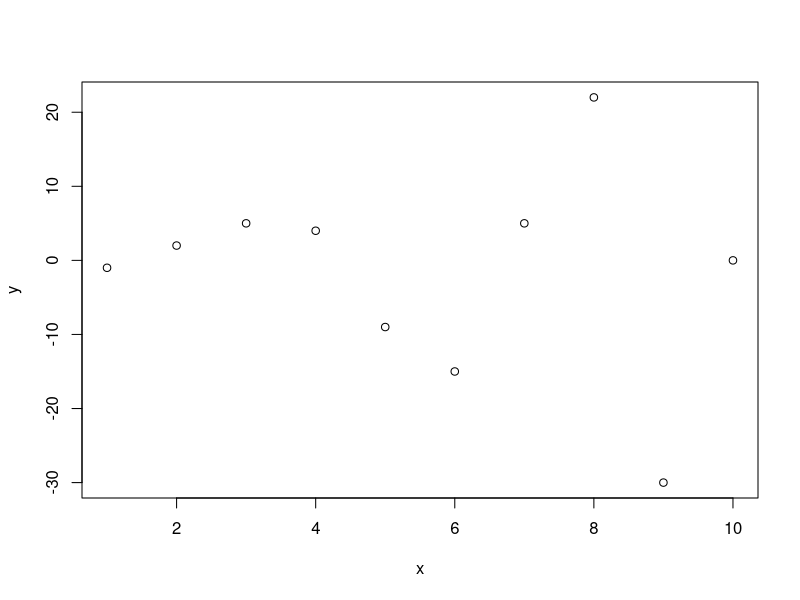
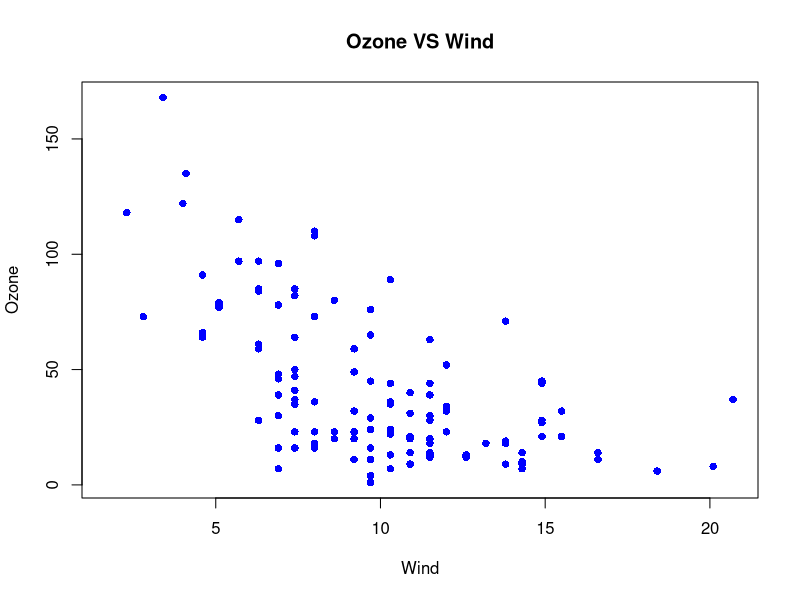
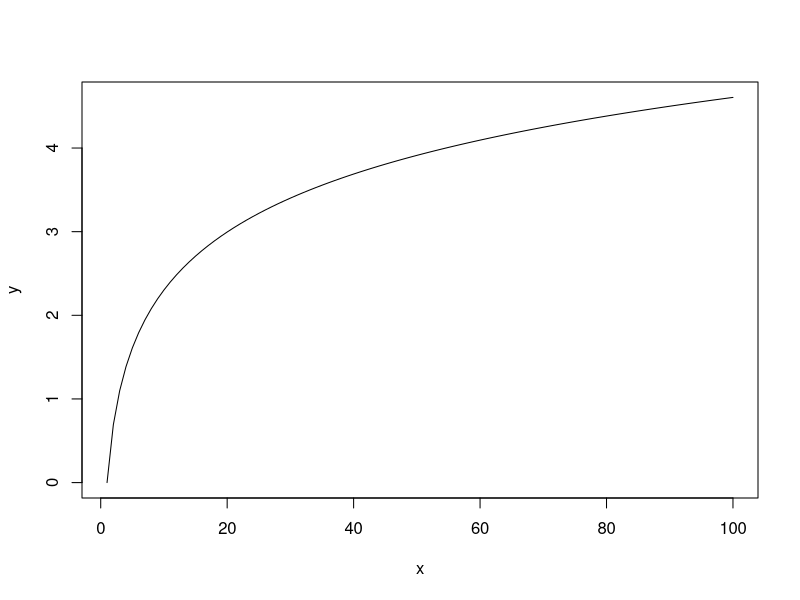
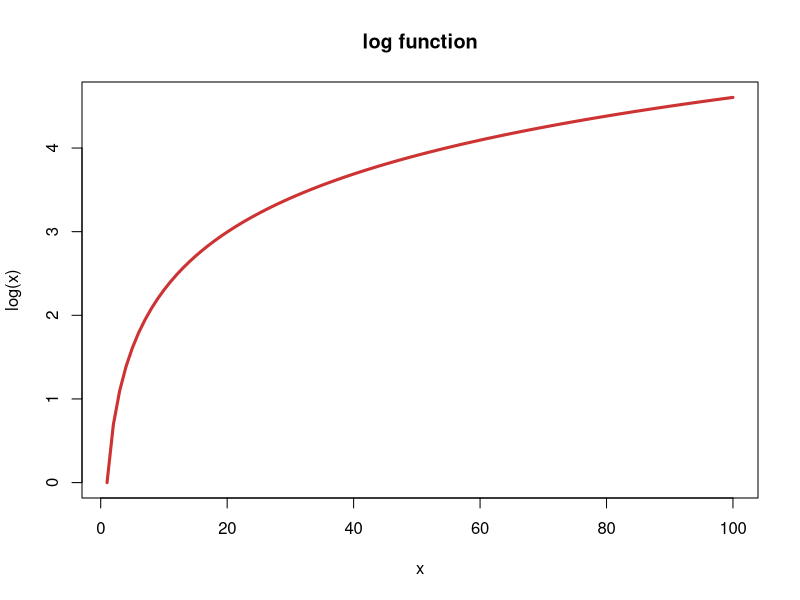
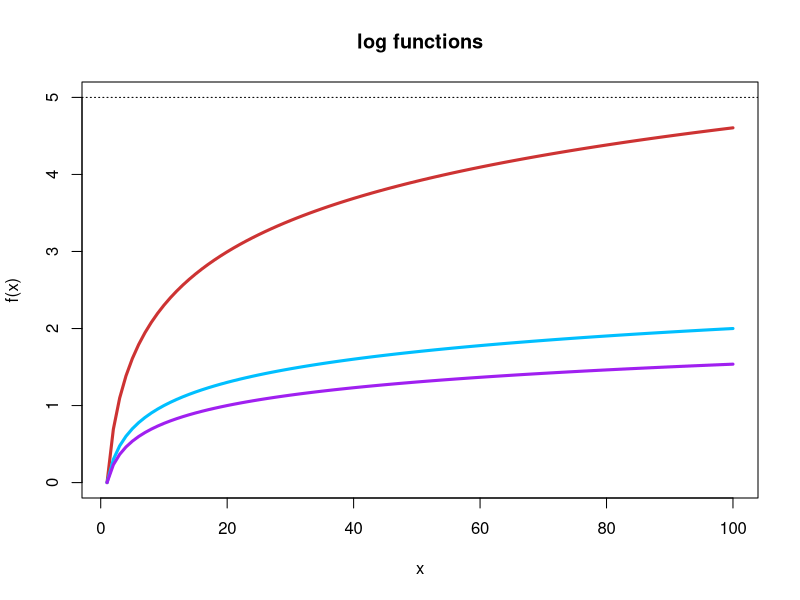
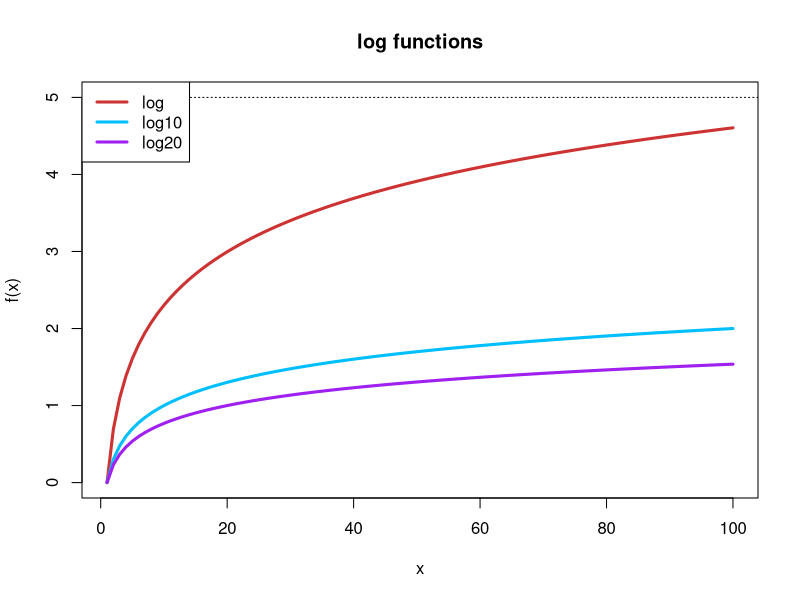
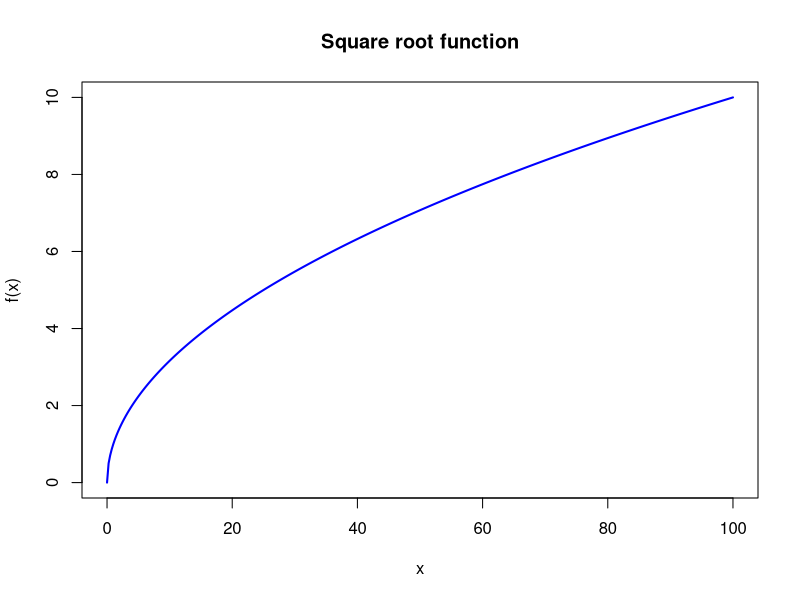
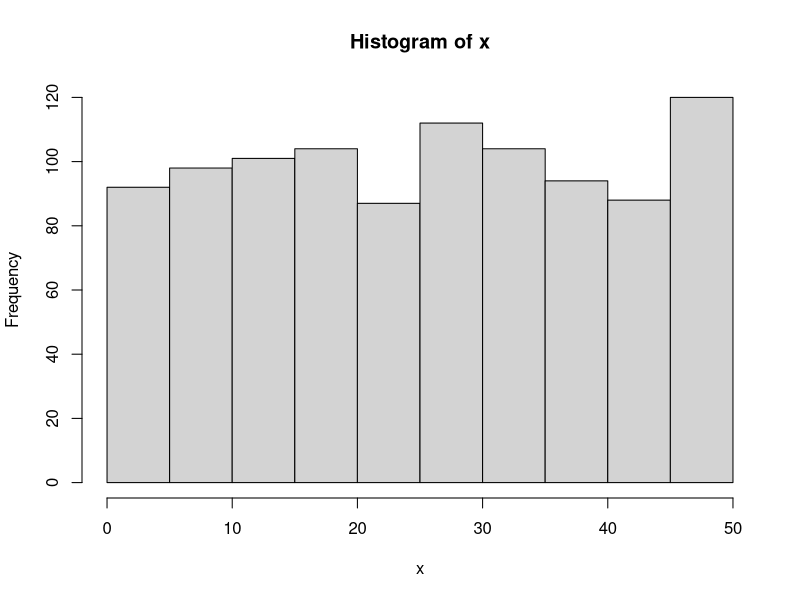

Generate these figures, in order, with R:
# Scatterplots 

# simple scatterplot
x <- 1:10
y <- c(-1,2,5,4,-9,-15,5,22,-30,0)
plot(x,y)

library(datasets)

# add labels, real data
plot(x = airquality$Wind,
     y = airquality$Ozone,
     col = "blue",
     main = "Ozone VS Wind",
     xlab = "Wind",
     ylab = "Ozone",
     pch = 16)

# clear graphics
graphics.off()

# Line charts 

# simple line chart
x <- 1:100
y <- log(x)
plot(x,y,type = "l")

# add labels
plot(x,y,
     type = "l",
     xlab = "x",
     ylab = "log(x)",
     main = "log function",
     lwd = 3,
     col = "brown3")

# multiple lines 
z <- log10(x)
w <- log(x, base = 20)

plot(x,y,
     type = "l",
     xlab = "x",
     ylab = "f(x)",
     main = "log functions",
     lwd = 3,
     col = "brown3",
     ylim = c(0,5))
lines(x,z,
      lwd = 3,
      col = "deepskyblue")
lines(x,w,
      lwd = 3,
      col = "purple")
abline(h = 5,
       lwd = 1,
       col = "black",
       lty = 3)

# add legend
plot(x,y,
     type = "l",
     xlab = "x",
     ylab = "f(x)",
     main = "log functions",
     lwd = 3,
     col = "brown3",
     ylim = c(0,5))
lines(x,z,
      lwd = 3,
      col = "deepskyblue")
lines(x,w,
      lwd = 3,
      col = "purple")
abline(h = 5,
       lwd = 1,
       col = "black",
       lty = 3)
legend("topleft", 
       col = c("brown3", "deepskyblue", "purple"),
       lty = c(1,1,1), lwd = c(3,3,3),
       legend = c("log", "log10", "log20"))


# Code challenge
# Module 5: Data Visualisation in R
# Line chart

# Solution:

# We would like to create a simple line chart showing how f(x) is depended of x in a square root function.

# Use R to execute the steps given below:
# 1) Generate vector "x" as a sequence between 0 and 100 with a step size 0.25 (hint use seq() function).
x <- seq(from = 0, to = 100, by = .25)

# 2) Calculate vector "y" as a square root of "x" (hint: use function sqrt())
y <- sqrt(x)

# 3) Now plot the square root function as a line chart. Inside plot() consider the following:
#   - on x axis use "x" vector
#   - on y axis use "y" vector
#   - use line not points for drawing
#   - line width should be 2
#   - line color should be "blue"
#   - on x axis label write "x"
#   - on y axis label write "f(x)"
#   - for the title of the plot write "Square root function"
plot(x = x, 
     y = y, 
     type = "l", 
     lwd = 2, 
     col = "blue", 
     xlab = "x", 
     ylab = "f(x)", 
     main = "Square root function")


# Histograms & density plots

# simple histogram

set.seed("1234")
x <- runif(n = 1000, min = 0, max = 50)  # generate some random numbers
hist(x)

# add colors and labels
x <- rnorm(n = 1000, mean = 0, sd = 1)
hist(x = x,
     main = "Normal distribution N(0,1)",
     col = "deepskyblue2",
     border = "red",
     breaks = 30, 
     freq = F)

# draw density plot
d <- density(x)
plot(d, 
     main = "Density plot", 
     frame = F, 
     col = "brown1", 
     lwd = 2)

# combine histogram and density plot
hist(x = x,
     main = "Normal distribution N(0,1)",
     col = "deepskyblue2",
     border = "black",
     breaks = 30, 
     freq = F)
lines(d, 
      col = "brown1", 
      lwd = 2)

graphics.off()

# Code challenge
# Module 5: Data Visualisation in R
# Histogram

# Solution:

# Instructions:

# First run the code below to generate values ("x") from selected Gaussian distribution.
x <- rnorm(n = 1000, mean = 0, sd = 1) 

# Use R to execute the steps given below:
# 1) Visualize the distribution of variable "x" using histogram plot.
# 2) When drawing histogram consider the following:
#   - number of bins or breaks should be 60
#   - bin color should be "red"
#   - border color of bins should be "black"
#   - on x axis label write "x"
#   - on y axis label write "Frequency"
#   - for the title of the plot write "Gaussian distribution - histogram"
hist(x = x, 
     breaks = 60, 
     col = "red", 
     border = "black", 
     xlab = "x", 
     ylab = "Frequency", 
     main = "Gaussian distribution - histogram")

# Box plots

# simple box plot
x <- rnorm(n = 1000, mean = 10, sd = 5)
boxplot(x)

# add real data, labels
boxplot(formula = mpg~cyl,
        data = mtcars,
        main = "Box plot",
        xlab = "Number of cylinders (cyl)",
        ylab = "Miles per gallon (mpg)")

# Bar charts

# simple bar chart
counts <- table(mtcars$cyl)
barplot(counts)

# create stacked bar chart
counts <- table(mtcars$vs, mtcars$cyl)
barplot(counts, 
        main="Car distribution by cylinders and VS",
        xlab="Number of cylinders", 
        ylab = "Frequency",
        col=c("deepskyblue","brown1"),
        legend = rownames(counts))

# create grouped bar chart
barplot(counts, 
        main="Car distribution by cylinders and VS",
        xlab="Number of cylinders", 
        ylab = "Frequency",
        col=c("deepskyblue","brown1"),
        legend = rownames(counts),
        beside = TRUE)
# Code challenge
# Module 5: Data Visualisation in R
# Bar chart

# Solution:


# Instructions:

# For this exercise we will use the built in "mtcars" dataset. We would like to show how
# the number of cylinders in a car is related to the engine type. 
# ("cyl" - number of cylinders, "vs" - engine type)

# First run the code below, and prepare data for drawing a bar chart.
data <- mtcars[, c("cyl", "vs")]                  # use only relevant columns
data[which(data["vs"] == 0), "vs"] <- "V-shapped" # recode vs variable value 0
data[which(data["vs"] == 1), "vs"] <- "straight"  # recode vs variable value 1
counts <- table(data$cyl, data$vs)                # create count for the bar chart

# Use R to execute the steps given below:
# 1) Create a bar chart using "counts" object.
# 2) When drawing bar chart consider the following:
#   - we would like to create a grouped bar chart
#   - on x axis label write "Engine type"
#   - on y axis label write "Number of cylinders"
#   - for the title of the plot write "Engine type VS Cylinders - bar chart"
barplot(counts, 
        main = "Engine type VS Cylinders - bar chart",
        xlab = "Engine type", 
        ylab = "Number of cylinders",
        beside = TRUE)

# Graphical parameters

# par() function
par()

par.default <- par() # save default parameters


# alter plotting simbols pch
par(pch = 8)

# scatterplot
x <- 1:10
y <- c(-1,2,5,4,-9,-15,5,22,-30,0)
plot(x,y)

plot(x,y,pch = 20)


# alter text and symbol size
par(cex = 2)

plot(x = airquality$Wind,
     y = airquality$Ozone,
     col = "blue",
     main = "Ozone VS Wind",
     xlab = "Wind",
     ylab = "Ozone")

par(cex = 2, cex.axis = 0.5, cex.lab = 0.75, cex.main = 0.8)


# Altering lines
par(par.default) # reset to default parameters

x <- 0:10
plot(x = x, y = rep(1,11), type = "l", lty = 1, lwd = 2, ylim = c(0,7), xlim = c(0,10))
abline(h = 2, lty = 2, lwd = 2)
abline(h = 3, lty = 3, lwd = 2)
abline(h = 4, lty = 4, lwd = 2)
abline(h = 5, lty = 5, lwd = 2)
abline(h = 6, lty = 6, lwd = 2)

# Colors

# The same "white" color
x1 <- 1
y1 <- 1
x2 <- 5
y2 <- 5
x3 <- 10
y3 <- 10

colors() # vector of colors

plot(x1,y1, pch = 21, cex = 3, col = "black", bg = "white", xlim = c(-20,20), ylim = c(-20,20))
points(x2,y2, pch = 21, cex = 3, col = "black", bg = "#ffffff")
points(x3,y3, pch = 21, cex = 3, col = "black", bg = colors()[1])

# alter colors of labels
par(col = "red", col.axis = "green", col.lab = "yellow", col.main = "black", fg = "gray87", bg = "gray50")

plot(x = airquality$Wind,
     y = airquality$Ozone,
     col = "blue",
     main = "Ozone VS Wind",
     xlab = "Wind",
     ylab = "Ozone",
     pch = 16)


# Fonts
par(par.default)
par(font = 1, font.axis = 3, font.lab = 5, font.main = 2, ps = 20, family = "sans")
plot(x = airquality$Wind,
     y = airquality$Ozone,
     col = "blue",
     main = "Ozone VS Wind",
     xlab = "Wind",
     ylab = "Ozone",
     pch = 16)

# Margins
par(mar = c(0,0,0,0))
par(mar = c(2,0,0,2))
par(mar = c(2,2,2,2))
par(mar = c(5,5,5,5))

plot(x = airquality$Wind,
     y = airquality$Ozone,
     col = "blue",
     main = "Ozone VS Wind",
     xlab = "Wind",
     ylab = "Ozone",
     pch = 16)

# Code challenge
# Module 6: Data Visualisation in R
# Graphical parameters

# Solution:

# Instructions:

# The code below creates a scatterplot similar as we have seen in the videos
# before. Your job is only to alter the par() function to get the desired output:
# 1) Increase relative text and symbol size to 3 (hint: cex parameter)
# 2) Change plot margins, margins should be 4 inches on all 4 sides
#    bottom, left, top, right (hint: use mar parameter)

par.default <- par() # save default parameters

par(cex = 2, mar = c(4,4,4,4)) # you need to change this part !!!!

plot(x = airquality$Wind,
     y = airquality$Ozone,
     col = "blue",
     main = "Ozone VS Wind",
     xlab = "Wind",
     ylab = "Ozone",
     pch = 16)

par(par.default) # reset graphical parameters

# Multi-plots

# Subplots

# Grid 3X1 mfrow
par(mfrow = c(3,1))
plot(airquality$Wind, airquality$Ozone, xlab = "", ylab = "", main = "Fig1")
plot(airquality$Ozone, airquality$Wind, xlab = "", ylab = "", main = "Fig2")
hist(airquality$Wind, xlab = "", ylab = "", main = "Fig3")


# Grid 2X2 mfrow
par(mfrow = c(2,2))
plot(airquality$Wind, airquality$Ozone, xlab = "", ylab = "", main = "Fig1")
plot(airquality$Ozone, airquality$Wind, xlab = "", ylab = "", main = "Fig2")
hist(airquality$Wind, xlab = "", ylab = "", main = "Fig3")
hist(airquality$Ozone, xlab = "", ylab = "", main = "Fig4")

# Grid 2X2 mfcol
par(mfrow = c(1,1))
par(mfcol = c(2,2))
plot(airquality$Wind, airquality$Ozone, xlab = "", ylab = "", main = "Fig1")
plot(airquality$Ozone, airquality$Wind, xlab = "", ylab = "", main = "Fig2")
hist(airquality$Wind, xlab = "", ylab = "", main = "Fig3")
hist(airquality$Ozone, xlab = "", ylab = "", main = "Fig4")


# Save figure

# save figure in png format
png("figure1.png")
plot(x = airquality$Wind,
     y = airquality$Ozone,
     col = "blue",
     main = "Ozone VS Wind",
     xlab = "Wind",
     ylab = "Ozone",
     pch = 16)
dev.off()

png("figure2.png",
    width = 1024, 
    height = 800, 
    units = "px")
plot(x = airquality$Wind,
     y = airquality$Ozone,
     col = "blue",
     main = "Ozone VS Wind",
     xlab = "Wind",
     ylab = "Ozone",
     pch = 16)
dev.off()

# save figure in pdf format
pdf("figure3.pdf", 
    width = 11.7, 
    height = 8.3)
plot(x = airquality$Wind,
     y = airquality$Ozone,
     col = "blue",
     main = "Ozone VS Wind",
     xlab = "Wind",
     ylab = "Ozone",
     pch = 16)
dev.off()


# save multiplot
pdf("figure4.pdf", 
    width = 11.7, 
    height = 8.3)
par(mfcol = c(2,2))
plot(airquality$Wind, airquality$Ozone, xlab = "", ylab = "", main = "Fig1")
plot(airquality$Ozone, airquality$Wind, xlab = "", ylab = "", main = "Fig2")
hist(airquality$Wind, xlab = "", ylab = "", main = "Fig3")
hist(airquality$Ozone, xlab = "", ylab = "", main = "Fig4")
dev.off()

# Code challenge
# Module 6: Data Visualisation in R
# Multi-plots

# Solution:

# Instructions:

# The code below creates 4 different plots similar as we have seen in the videos
# before. The plots are drawn in a 4 rows by 1 column grid.
# Your job is only to alter the par() function to draw
# plots in a 2 rows and 2 columns grid (2 plots in the first row
# and 2 plots in the second row)

par.default <- par() # save default parameters

par(mfrow = c(2,2)) # you need to change this part !!!!

plot(airquality$Wind, airquality$Ozone, xlab = "", ylab = "", main = "Fig1")
plot(airquality$Ozone, airquality$Wind, xlab = "", ylab = "", main = "Fig2")
hist(airquality$Wind, xlab = "", ylab = "", main = "Fig3")
hist(airquality$Ozone, xlab = "", ylab = "", main = "Fig4")

par(par.default) # reset graphical parameters

years <- 1:10
revenue <- years*2000*(1-runif(n=1,min=0,max=0.5))
plot(years,
     revenue,
     type = "l")
